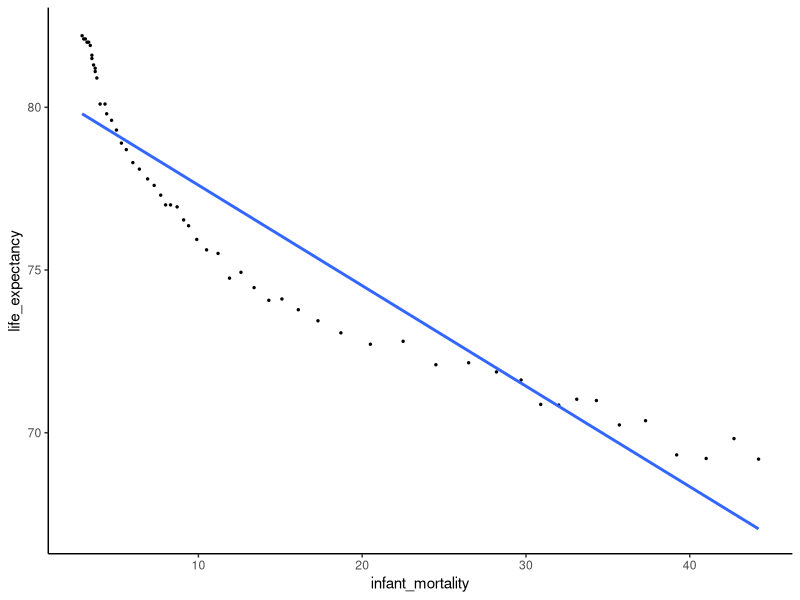
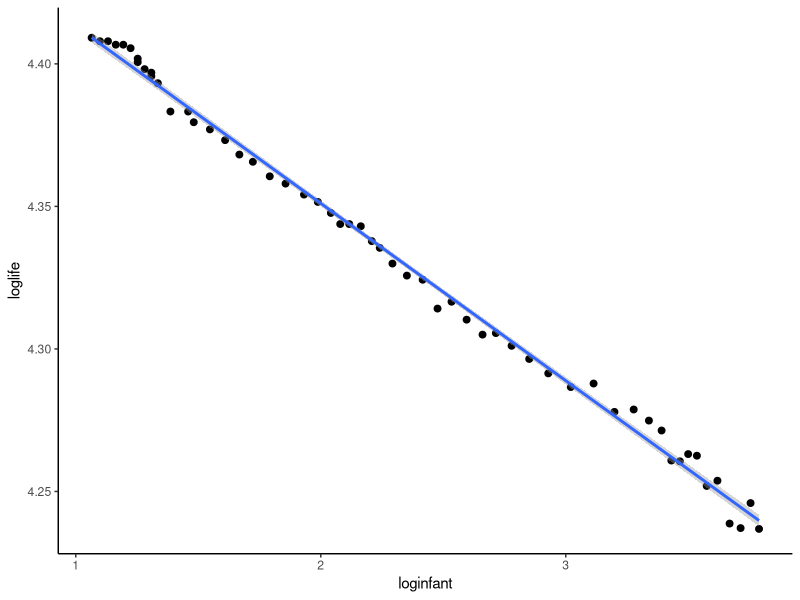
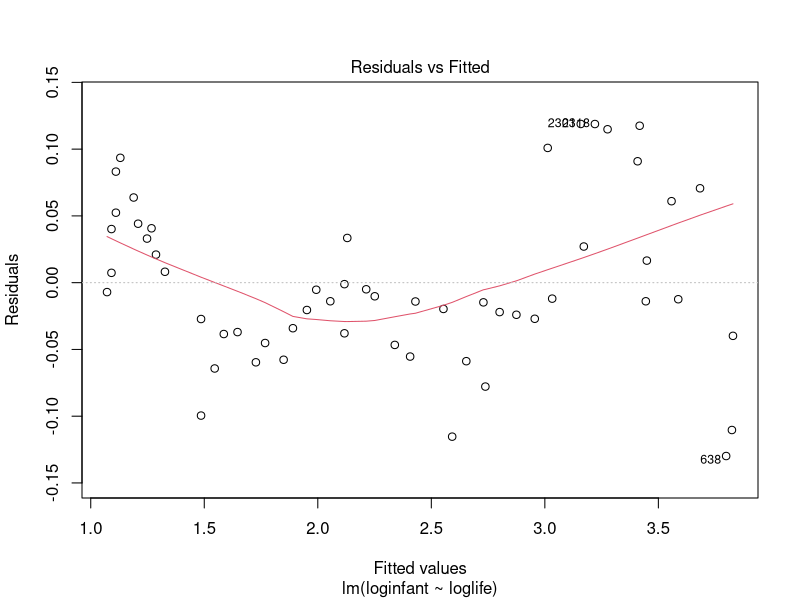
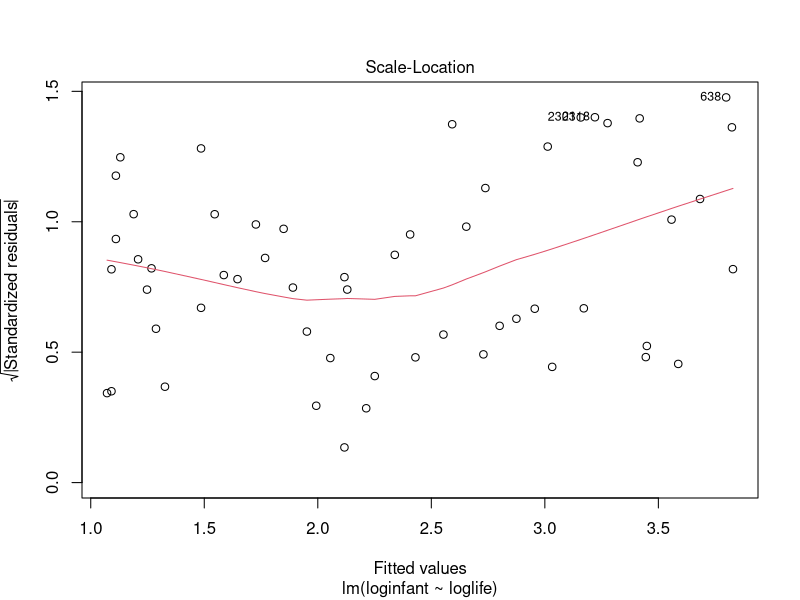
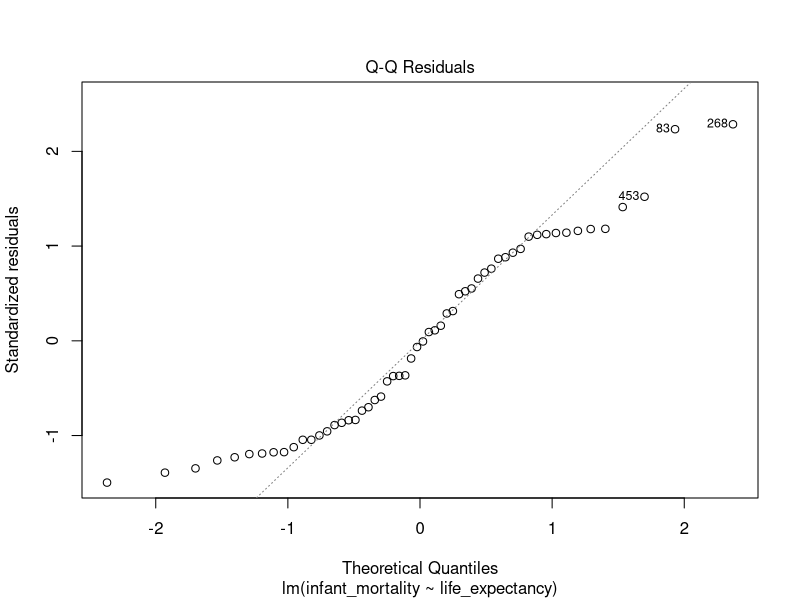

R code for these plots, in order:
## ---- chunk 1
library(tidyverse)
library(knitr)
library(dslabs)
data("gapminder")
## ---- chunk 2

str(gapminder,  message=FALSE,warning= FALSE)
## ---- chunk 3
Italy60 <- subset(gapminder, country == "Italy")
datait<-as.data.frame(Italy60)

## ---- chunk 4
cor(Italy60$infant_mortality,Italy60$life_expectancy,use= "pairwise.complete.obs")
## ---- chunk 5
model <-lm(infant_mortality ~ life_expectancy, datait)
summary(model)
library(ggplot2)
ggplot(datait, aes(infant_mortality, life_expectancy)) +
  geom_point(size=0.5, aplha= 0.4,) +
 geom_smooth(method = "lm", se= FALSE) +
 theme_classic()
## ---- chunk 6
loginfant<-log(datait$infant_mortality)
loglife<-log(datait$life_expectancy)
logmodel <-lm(loginfant ~ loglife, datait)
summary(logmodel)
library(ggplot2)
??glm
ggplot(datait, aes(loginfant, loglife)) +
  geom_point(size=2, aplha= 1) +
 geom_smooth(method = "lm", se= TRUE) +
 theme_classic()
## ---- chunk 7
plot(logmodel, 1)
## ---- chunk 8
plot(logmodel, 3)
library(lmtest)
library(zoo)
resbp<-bptest(logmodel)
resbp
## ---- chunk 9
plot(model, 2)
